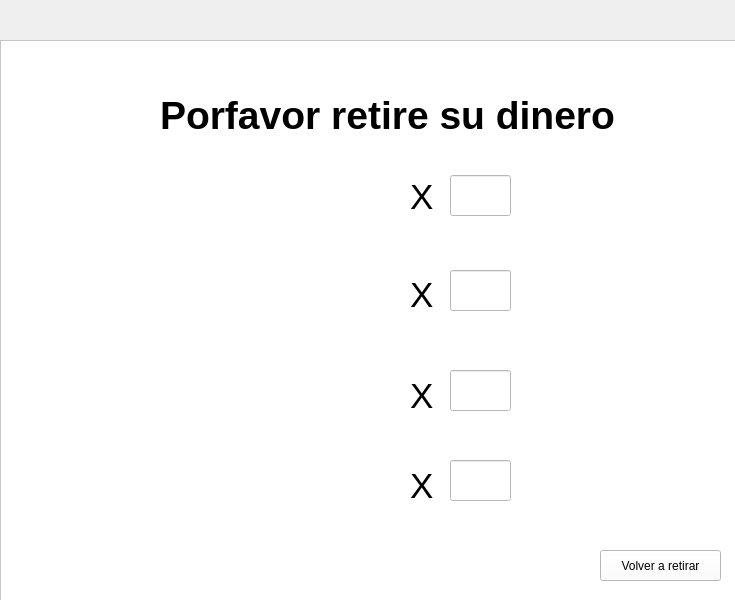
<?xml version="1.0" encoding="UTF-8"?>
<ui version="4.0">
 <class>MainWindow</class>
 <widget class="QMainWindow" name="MainWindow">
  <property name="geometry">
   <rect>
    <x>0</x>
    <y>0</y>
    <width>735</width>
    <height>600</height>
   </rect>
  </property>
  <property name="windowTitle">
   <string>Cajeto ATM Bancolombia</string>
  </property>
  <property name="styleSheet">
   <string notr="true">border-top-color: qlineargradient(spread:pad, x1:0, y1:0, x2:1, y2:0, stop:0 rgba(0, 0, 0, 255), stop:1 rgba(255, 255, 255, 255));</string>
  </property>
  <widget class="QWidget" name="centralwidget">
   <widget class="QPushButton" name="btn20">
    <property name="geometry">
     <rect>
      <x>50</x>
      <y>220</y>
      <width>121</width>
      <height>41</height>
     </rect>
    </property>
    <property name="font">
     <font>
      <pointsize>14</pointsize>
      <bold>true</bold>
     </font>
    </property>
    <property name="cursor">
     <cursorShape>PointingHandCursor</cursorShape>
    </property>
    <property name="styleSheet">
     <string notr="true">border-color: qlineargradient(spread:pad, x1:0, y1:0, x2:1, y2:0, stop:0 rgba(0, 0, 0, 255), stop:1 rgba(255, 255, 255, 255));</string>
    </property>
    <property name="text">
     <string>$ 20.000</string>
    </property>
   </widget>
   <widget class="QPushButton" name="btn50">
    <property name="geometry">
     <rect>
      <x>530</x>
      <y>220</y>
      <width>121</width>
      <height>41</height>
     </rect>
    </property>
    <property name="font">
     <font>
      <pointsize>14</pointsize>
      <bold>true</bold>
     </font>
    </property>
    <property name="cursor">
     <cursorShape>PointingHandCursor</cursorShape>
    </property>
    <property name="text">
     <string>$ 50.000</string>
    </property>
   </widget>
   <widget class="QPushButton" name="btn100">
    <property name="geometry">
     <rect>
      <x>50</x>
      <y>320</y>
      <width>121</width>
      <height>41</height>
     </rect>
    </property>
    <property name="font">
     <font>
      <pointsize>14</pointsize>
      <bold>true</bold>
     </font>
    </property>
    <property name="cursor">
     <cursorShape>PointingHandCursor</cursorShape>
    </property>
    <property name="text">
     <string>$ 100.000</string>
    </property>
   </widget>
   <widget class="QPushButton" name="btn200">
    <property name="geometry">
     <rect>
      <x>530</x>
      <y>320</y>
      <width>121</width>
      <height>41</height>
     </rect>
    </property>
    <property name="font">
     <font>
      <pointsize>14</pointsize>
      <bold>true</bold>
     </font>
    </property>
    <property name="cursor">
     <cursorShape>PointingHandCursor</cursorShape>
    </property>
    <property name="text">
     <string>$ 200.000</string>
    </property>
   </widget>
   <widget class="QPushButton" name="btn300">
    <property name="geometry">
     <rect>
      <x>50</x>
      <y>420</y>
      <width>121</width>
      <height>41</height>
     </rect>
    </property>
    <property name="font">
     <font>
      <pointsize>14</pointsize>
      <bold>true</bold>
     </font>
    </property>
    <property name="cursor">
     <cursorShape>PointingHandCursor</cursorShape>
    </property>
    <property name="text">
     <string>$ 300.000</string>
    </property>
   </widget>
   <widget class="QPushButton" name="btn500">
    <property name="geometry">
     <rect>
      <x>530</x>
      <y>420</y>
      <width>121</width>
      <height>41</height>
     </rect>
    </property>
    <property name="font">
     <font>
      <pointsize>14</pointsize>
      <bold>true</bold>
     </font>
    </property>
    <property name="cursor">
     <cursorShape>PointingHandCursor</cursorShape>
    </property>
    <property name="text">
     <string>$ 500.000</string>
    </property>
   </widget>
   <widget class="QPushButton" name="btn1000">
    <property name="geometry">
     <rect>
      <x>50</x>
      <y>530</y>
      <width>121</width>
      <height>41</height>
     </rect>
    </property>
    <property name="font">
     <font>
      <pointsize>14</pointsize>
      <bold>true</bold>
     </font>
    </property>
    <property name="cursor">
     <cursorShape>PointingHandCursor</cursorShape>
    </property>
    <property name="text">
     <string>$ 1.000.000</string>
    </property>
   </widget>
   <widget class="QLabel" name="lbl_tittle2_frame1">
    <property name="geometry">
     <rect>
      <x>170</x>
      <y>90</y>
      <width>361</width>
      <height>41</height>
     </rect>
    </property>
    <property name="font">
     <font>
      <pointsize>23</pointsize>
      <bold>true</bold>
     </font>
    </property>
    <property name="text">
     <string>Selecciona el monto a tu </string>
    </property>
   </widget>
   <widget class="QLabel" name="lbl_tittle_frame1">
    <property name="geometry">
     <rect>
      <x>250</x>
      <y>130</y>
      <width>181</width>
      <height>41</height>
     </rect>
    </property>
    <property name="font">
     <font>
      <pointsize>23</pointsize>
      <bold>true</bold>
     </font>
    </property>
    <property name="text">
     <string>Transacción</string>
    </property>
   </widget>
   <widget class="QLabel" name="lbl_bancolombia_logo">
    <property name="geometry">
     <rect>
      <x>10</x>
      <y>-30</y>
      <width>171</width>
      <height>91</height>
     </rect>
    </property>
    <property name="text">
     <string/>
    </property>
    <property name="pixmap">
     <pixmap>images/bancolombialogo.png</pixmap>
    </property>
    <property name="scaledContents">
     <bool>true</bool>
    </property>
   </widget>
   <widget class="QFrame" name="frame">
    <property name="geometry">
     <rect>
      <x>0</x>
      <y>40</y>
      <width>761</width>
      <height>561</height>
     </rect>
    </property>
    <property name="styleSheet">
     <string notr="true">background-color: rgb(255, 255, 255);
border-color: rgb(255, 255, 255);</string>
    </property>
    <property name="frameShape">
     <enum>QFrame::StyledPanel</enum>
    </property>
    <property name="frameShadow">
     <enum>QFrame::Raised</enum>
    </property>
    <widget class="QLabel" name="lbl_image_billete_50">
     <property name="geometry">
      <rect>
       <x>250</x>
       <y>321</y>
       <width>141</width>
       <height>61</height>
      </rect>
     </property>
     <property name="text">
      <string/>
     </property>
     <property name="pixmap">
      <pixmap>images/50.jpeg</pixmap>
     </property>
     <property name="scaledContents">
      <bool>true</bool>
     </property>
    </widget>
    <widget class="QLabel" name="lbl_x4">
     <property name="geometry">
      <rect>
       <x>410</x>
       <y>430</y>
       <width>31</width>
       <height>31</height>
      </rect>
     </property>
     <property name="font">
      <font>
       <pointsize>26</pointsize>
       <bold>false</bold>
      </font>
     </property>
     <property name="text">
      <string>X</string>
     </property>
    </widget>
    <widget class="QLineEdit" name="txt_billete_100">
     <property name="geometry">
      <rect>
       <x>450</x>
       <y>420</y>
       <width>61</width>
       <height>41</height>
      </rect>
     </property>
     <property name="font">
      <font>
       <pointsize>15</pointsize>
       <bold>true</bold>
      </font>
     </property>
     <property name="readOnly">
      <bool>true</bool>
     </property>
    </widget>
    <widget class="QLabel" name="lbl_x2">
     <property name="geometry">
      <rect>
       <x>410</x>
       <y>239</y>
       <width>41</width>
       <height>31</height>
      </rect>
     </property>
     <property name="font">
      <font>
       <pointsize>26</pointsize>
       <bold>false</bold>
      </font>
     </property>
     <property name="text">
      <string>X</string>
     </property>
    </widget>
    <widget class="QLineEdit" name="txt_billete_20">
     <property name="geometry">
      <rect>
       <x>450</x>
       <y>230</y>
       <width>61</width>
       <height>41</height>
      </rect>
     </property>
     <property name="font">
      <font>
       <pointsize>15</pointsize>
       <bold>true</bold>
      </font>
     </property>
     <property name="readOnly">
      <bool>true</bool>
     </property>
    </widget>
    <widget class="QLineEdit" name="txt_billete_50">
     <property name="geometry">
      <rect>
       <x>450</x>
       <y>330</y>
       <width>61</width>
       <height>41</height>
      </rect>
     </property>
     <property name="font">
      <font>
       <pointsize>15</pointsize>
       <bold>true</bold>
      </font>
     </property>
     <property name="readOnly">
      <bool>true</bool>
     </property>
    </widget>
    <widget class="QLabel" name="lbl_image_billete_20">
     <property name="geometry">
      <rect>
       <x>250</x>
       <y>220</y>
       <width>141</width>
       <height>61</height>
      </rect>
     </property>
     <property name="text">
      <string/>
     </property>
     <property name="pixmap">
      <pixmap>images/20.jpeg</pixmap>
     </property>
     <property name="scaledContents">
      <bool>true</bool>
     </property>
    </widget>
    <widget class="QLabel" name="lbl_image_billete_10">
     <property name="geometry">
      <rect>
       <x>250</x>
       <y>130</y>
       <width>141</width>
       <height>51</height>
      </rect>
     </property>
     <property name="text">
      <string/>
     </property>
     <property name="pixmap">
      <pixmap>images/10.jpeg</pixmap>
     </property>
     <property name="scaledContents">
      <bool>true</bool>
     </property>
    </widget>
    <widget class="QLineEdit" name="txt_billete_10">
     <property name="geometry">
      <rect>
       <x>450</x>
       <y>135</y>
       <width>61</width>
       <height>41</height>
      </rect>
     </property>
     <property name="font">
      <font>
       <pointsize>15</pointsize>
       <bold>true</bold>
      </font>
     </property>
     <property name="readOnly">
      <bool>true</bool>
     </property>
    </widget>
    <widget class="QLabel" name="lbl_x3">
     <property name="geometry">
      <rect>
       <x>410</x>
       <y>340</y>
       <width>31</width>
       <height>31</height>
      </rect>
     </property>
     <property name="font">
      <font>
       <pointsize>26</pointsize>
       <bold>false</bold>
      </font>
     </property>
     <property name="text">
      <string>X</string>
     </property>
    </widget>
    <widget class="QLabel" name="lbl_x1">
     <property name="geometry">
      <rect>
       <x>410</x>
       <y>141</y>
       <width>31</width>
       <height>31</height>
      </rect>
     </property>
     <property name="font">
      <font>
       <pointsize>26</pointsize>
       <bold>false</bold>
      </font>
     </property>
     <property name="text">
      <string>X</string>
     </property>
    </widget>
    <widget class="QLabel" name="lbl_image_billete_100">
     <property name="geometry">
      <rect>
       <x>250</x>
       <y>420</y>
       <width>141</width>
       <height>51</height>
      </rect>
     </property>
     <property name="text">
      <string/>
     </property>
     <property name="pixmap">
      <pixmap>images/100.png</pixmap>
     </property>
     <property name="scaledContents">
      <bool>true</bool>
     </property>
    </widget>
    <widget class="QPushButton" name="btn_volver_a_retirar">
     <property name="geometry">
      <rect>
       <x>600</x>
       <y>510</y>
       <width>121</width>
       <height>31</height>
      </rect>
     </property>
     <property name="text">
      <string>Volver a retirar</string>
     </property>
    </widget>
    <widget class="QLabel" name="label_9">
     <property name="geometry">
      <rect>
       <x>160</x>
       <y>40</y>
       <width>461</width>
       <height>71</height>
      </rect>
     </property>
     <property name="font">
      <font>
       <pointsize>29</pointsize>
       <bold>true</bold>
      </font>
     </property>
     <property name="text">
      <string>Porfavor retire su dinero</string>
     </property>
    </widget>
   </widget>
   <widget class="QPushButton" name="btn_solicitar_monto_diferente">
    <property name="geometry">
     <rect>
      <x>530</x>
      <y>530</y>
      <width>121</width>
      <height>41</height>
     </rect>
    </property>
    <property name="font">
     <font>
      <pointsize>7</pointsize>
      <bold>true</bold>
     </font>
    </property>
    <property name="cursor">
     <cursorShape>PointingHandCursor</cursorShape>
    </property>
    <property name="text">
     <string>Solicitar un valor diferente</string>
    </property>
    <property name="autoDefault">
     <bool>false</bool>
    </property>
   </widget>
   <widget class="QFrame" name="frame_2">
    <property name="geometry">
     <rect>
      <x>-10</x>
      <y>40</y>
      <width>751</width>
      <height>561</height>
     </rect>
    </property>
    <property name="frameShape">
     <enum>QFrame::StyledPanel</enum>
    </property>
    <property name="frameShadow">
     <enum>QFrame::Raised</enum>
    </property>
    <widget class="QLineEdit" name="txt_valor_diferente">
     <property name="geometry">
      <rect>
       <x>240</x>
       <y>310</y>
       <width>231</width>
       <height>61</height>
      </rect>
     </property>
     <property name="font">
      <font>
       <pointsize>22</pointsize>
      </font>
     </property>
     <property name="placeholderText">
      <string>Ej: 40000</string>
     </property>
    </widget>
    <widget class="QPushButton" name="btn_aceptar">
     <property name="geometry">
      <rect>
       <x>540</x>
       <y>490</y>
       <width>121</width>
       <height>41</height>
      </rect>
     </property>
     <property name="font">
      <font>
       <pointsize>15</pointsize>
       <bold>true</bold>
      </font>
     </property>
     <property name="text">
      <string>Aceptar</string>
     </property>
    </widget>
    <widget class="QLabel" name="lbl_tittle_frame2">
     <property name="geometry">
      <rect>
       <x>180</x>
       <y>50</y>
       <width>361</width>
       <height>41</height>
      </rect>
     </property>
     <property name="font">
      <font>
       <pointsize>23</pointsize>
       <bold>true</bold>
      </font>
     </property>
     <property name="text">
      <string>Ingrese monto a retirar</string>
     </property>
    </widget>
   </widget>
   <zorder>btn_solicitar_monto_diferente</zorder>
   <zorder>frame_2</zorder>
   <zorder>btn20</zorder>
   <zorder>btn50</zorder>
   <zorder>btn100</zorder>
   <zorder>btn200</zorder>
   <zorder>btn300</zorder>
   <zorder>btn500</zorder>
   <zorder>btn1000</zorder>
   <zorder>lbl_tittle2_frame1</zorder>
   <zorder>lbl_tittle_frame1</zorder>
   <zorder>lbl_bancolombia_logo</zorder>
   <zorder>frame</zorder>
  </widget>
 </widget>
 <resources/>
 <connections/>
</ui>
